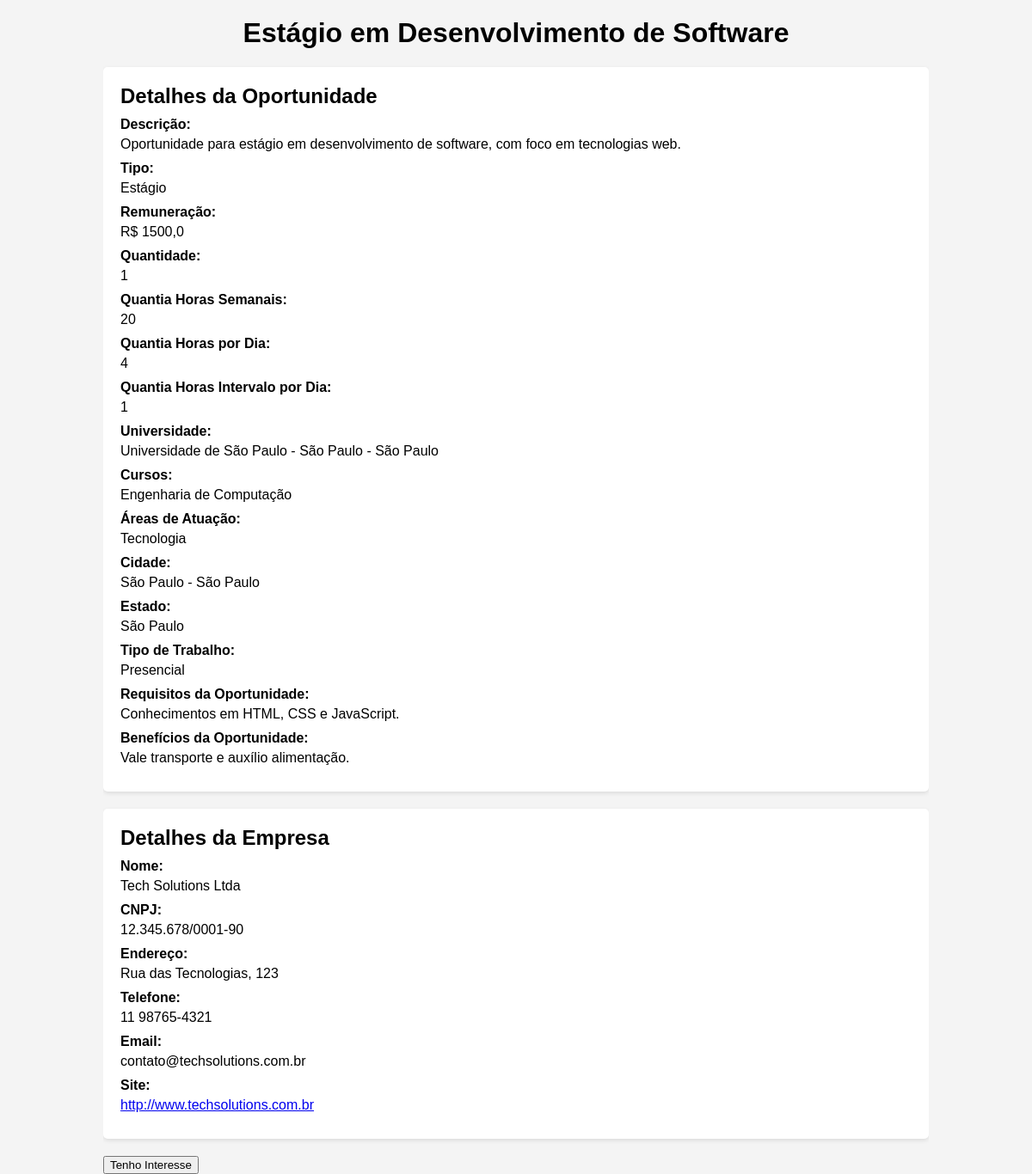
/oportunidades/1/, run on the app's committed database.
### oportunidades/models.py (models this page shows, shortened)
class Oportunidade(models.Model):
    titulo = models.CharField(max_length=200)
    descricao = models.TextField()
    tipo = models.CharField(
        max_length=3,
        choices=TipoOportunidade.choices,
        default='',
    )
    ativo = models.BooleanField(default=True)
    criado_em = models.DateTimeField(auto_now_add=True)
    is_remunerado = models.BooleanField(default=False)
    remuneracao = models.FloatField(default=0.0)
    quantia_horas_semanais = models.IntegerField(default=0)
    quantia_horas_dia = models.IntegerField(default=0)
    quantia_horas_intervalo_dia = models.IntegerField(default=0)
    quantia = models.IntegerField(default=1)
    universidade = models.ForeignKey('universidades.Universidade', on_delete=models.CASCADE, null=True, blank=True)
    cursos = models.ManyToManyField('universidades.Curso', blank=True, null=True)
    areas_atuacao = models.ManyToManyField('universidades.AreaAtuacao', blank=True)
    cidade = models.ForeignKey('universidades.Cidade', on_delete=models.CASCADE, null=True, blank=True)
    estado = models.ForeignKey('universidades.Estado', on_delete=models.CASCADE, null=True, blank=True)
    tipo_trabalho = models.CharField(
        max_length=2,
        choices=TipoTrabalho.choices,
        default=TipoTrabalho.PRESENCIAL,
    )
    requisitos_envio = models.ForeignKey(
        'core.Requisito',
        on_delete=models.CASCADE,
    )
    requisitos_oportunidade = models.CharField(
        max_length=200,
        null=True,
        blank=True,
    )
    beneficios_oportunidade = models.CharField(
        max_length=200,
        null=True,
        blank=True,
    )
    empresa = models.ForeignKey('empresa.Empresa', on_delete=models.CASCADE)
    class Meta:
        verbose_name = 'Oportunidade'
        verbose_name_plural = 'Oportunidades'

### universidades/models.py (models this page shows, shortened)
class Universidade(models.Model):
    nome = models.CharField(max_length=200)
    cidade = models.ForeignKey(Cidade, on_delete=models.CASCADE)
    class Meta:
        verbose_name = 'Universidade'
        verbose_name_plural = 'Universidades'
    def __str__(self):
        return self.nome + ' - ' + self.cidade.nome + ' - ' + self.cidade.estado.nome

class Cidade(models.Model):
    nome = models.CharField(max_length=100)
    estado = models.ForeignKey(Estado, on_delete=models.CASCADE)
    class Meta:
        verbose_name = 'Cidade'
        verbose_name_plural = 'Cidades'
    def __str__(self):
        return f"{self.nome} - {self.estado.nome}"

class Estado(models.Model):
    nome = models.CharField(max_length=100)
    uf = models.CharField(max_length=2)
    class Meta:
        verbose_name = 'Estado'
        verbose_name_plural = 'Estados'
    def __str__(self):
        return self.nome

class Curso(models.Model):
    nome = models.CharField(max_length=200)
    universidade = models.ForeignKey(Universidade, on_delete=models.CASCADE)
    areas_atuacao = models.ManyToManyField(
        'AreaAtuacao',
        related_name='areas_atuacao_curso',
    )
    class Meta:
        verbose_name = 'Curso'
        verbose_name_plural = 'Cursos'

class AreaAtuacao(models.Model):
    nome = models.CharField(max_length=200)
    class Meta:
        verbose_name = 'Área de Atuação'
        verbose_name_plural = 'Áreas de Atuação'

### empresa/models.py (models this page shows, shortened)
class Empresa(models.Model):
    nome = models.CharField(max_length=200, unique=True, help_text="Nome da empresa")
    cnpj = models.CharField(max_length=18, unique=True, help_text="CNPJ da empresa")
    endereco = models.CharField(max_length=300, blank=True, null=True, help_text="Endereço da empresa")
    telefone = models.CharField(max_length=15, blank=True, null=True, help_text="Telefone de contato")
    email = models.EmailField(max_length=254, blank=True, null=True, help_text="Email de contato")
    site = models.URLField(max_length=200, blank=True, null=True, help_text="Site da empresa")
    class Meta:
        verbose_name = 'Empresa'
        verbose_name_plural = 'Empresas'

### oportunidades/views.py (the view)
# urls.py: path('<int:pk>/', OportunidadeDetailView.as_view(), name='detalhes_oportunidade'),
class OportunidadeDetailView(DetailView):
    model = Oportunidade
    template_name = 'oportunidades/detalhes.html'
    context_object_name = 'oportunidade'

### oportunidades/templates/oportunidades/detalhes.html (shortened to what this page needs)
<!DOCTYPE html>
<html>
<head>
</head>
<body>
<div class="container">
    <h1>{{ oportunidade.titulo }}</h1>
    <div class="card">
        <h2>Detalhes da Oportunidade</h2>
        <p><strong>Descrição:</strong> {{ oportunidade.descricao }}</p>
        <p><strong>Tipo:</strong> {{ oportunidade.get_tipo_display }}</p>
        <p><strong>Remuneração:</strong> R$ {{ oportunidade.remuneracao }}</p>
        <p><strong>Quantidade:</strong> {{ oportunidade.quantia }}</p>
        <p><strong>Quantia Horas Semanais:</strong> {{ oportunidade.quantia_horas_semanais }}</p>
        <p><strong>Quantia Horas por Dia:</strong> {{ oportunidade.quantia_horas_dia }}</p>
        <p><strong>Quantia Horas Intervalo por Dia:</strong> {{ oportunidade.quantia_horas_intervalo_dia }}</p>
        <p><strong>Universidade:</strong> {{ oportunidade.universidade }}</p>
        <p><strong>Cursos:</strong>
            {% for curso in oportunidade.cursos.all %}
            {{ curso.nome }}
            {% endfor %}
        </p>
        <p><strong>Áreas de Atuação:</strong>
            {% for area in oportunidade.areas_atuacao.all %}
            {{ area.nome }}
            {% endfor %}
        </p>
        <p><strong>Cidade:</strong> {{ oportunidade.cidade }}</p>
        <p><strong>Estado:</strong> {{ oportunidade.estado }}</p>
        <p><strong>Tipo de Trabalho:</strong> {{ oportunidade.get_tipo_trabalho_display }}</p>
        <p><strong>Requisitos da Oportunidade:</strong> {{ oportunidade.requisitos_oportunidade }}</p>
        <p><strong>Benefícios da Oportunidade:</strong> {{ oportunidade.beneficios_oportunidade }}</p>
    </div>
    <div class="card">
        <h2>Detalhes da Empresa</h2>
        <p><strong>Nome:</strong> {{ oportunidade.empresa.nome }}</p>
        <p><strong>CNPJ:</strong> {{ oportunidade.empresa.cnpj }}</p>
        <p><strong>Endereço:</strong> {{ oportunidade.empresa.endereco }}</p>
        <p><strong>Telefone:</strong> {{ oportunidade.empresa.telefone }}</p>
        <p><strong>Email:</strong> {{ oportunidade.empresa.email }}</p>
        <p><strong>Site:</strong> <a href="{{ oportunidade.empresa.site }}" target="_blank">{{ oportunidade.empresa.site }}</a></p>
    </div>
    <form action="{% url 'interesse_oportunidade' oportunidade.id %}" method="get">
        <button type="submit">Tenho Interesse</button>
    </form>
</div>
</body>
</html>

### oportunidades/templates/oportunidades/detalhes.html (style rules this page uses)
body { font-family: Arial, sans-serif; background-color: #f4f4f4; margin: 0; padding: 0; }
.container { width: 80%; margin: auto; overflow: hidden; }
h1 { text-align: center; margin-top: 20px; }
.card { background: #fff; border-radius: 5px; box-shadow: 0 2px 5px rgba(0, 0, 0, 0.1); margin: 20px 0; padding: 20px; transition: 0.3s; }
.card h2 { margin: 0 0 10px; }
.card p { margin: 0 0 10px; }
.card p strong { display: block; margin-bottom: 5px; }

### data on the page
Oportunidade: titulo "Estágio em Desenvolvimento de Software", descricao "Oportunidade para estágio em desenvolvimento de software, com foco em tecnologias web.", tipo "Estágio", remuneracao "1500,0", quantia "1", quantia_horas_semanais "20", quantia_horas_dia "4", quantia_horas_intervalo_dia "1", universidade "Universidade de São Paulo - São Paulo - São Paulo", cidade "São Paulo - São Paulo", estado "São Paulo", tipo_trabalho "Presencial", requisitos_oportunidade "Conhecimentos em HTML, CSS e JavaScript.", beneficios_oportunidade "Vale transporte e auxílio alimentação.", empresa.nome "Tech Solutions Ltda", empresa.cnpj "12.345.678/0001-90", empresa.endereco "Rua das Tecnologias, 123", empresa.telefone "11 98765-4321", empresa.email "contato@techsolutions.com.br", empresa.site "http://www.techsolutions.com.br"
Curso: nome "Engenharia de Computação"
AreaAtuacao: nome "Tecnologia"
